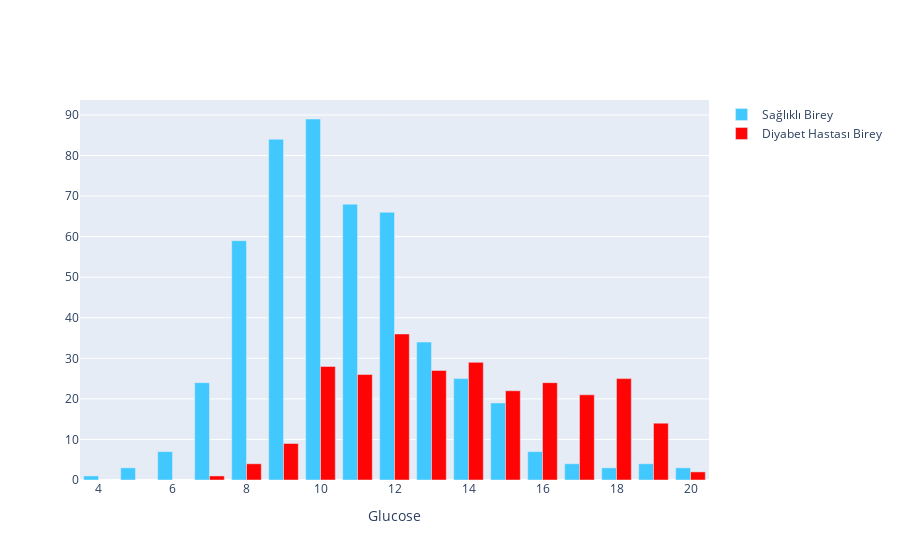

Notebook source saved alongside this figure:
### Markdown cell above
Bu aralıklara bakıldığında biyabet hastalarının insülin değerlerinin genellikle 100-250 arası değiştiği görülmektedir ancak diyabet hastalarının insülin değerlerinin büyük bir kısmı kayıp veri kategorisindedir.

### Code cell
plot_grup('Glucose')

### Figure 1 — Plotly figure (JSON) as saved in the notebook; plotly's stock layout.template omitted (floating-point values rounded to 4 significant figures)
{"data": [{"marker": {"color": "#40C8FF"}, "name": "Sağlıklı Birey", "type": "bar", "x": [4, 5, 6, 7, 8, 9, 10, 11, 12, 13, 14, 15, 16, 17, 18, 19, 20], "y": [1, 3, 7, 24, 59, 84, 89, 68, 66, 34, 25, 19, 7, 4, 3, 4, 3]}, {"marker": {"color": "#FF0404"}, "name": "Diyabet Hastası Birey", "type": "bar", "x": [7, 8, 9, 10, 11, 12, 13, 14, 15, 16, 17, 18, 19, 20], "y": [1, 4, 9, 28, 26, 36, 27, 29, 22, 24, 21, 25, 14, 2]}], "layout": {"xaxis": {"title": {"text": "Glucose"}}}}
